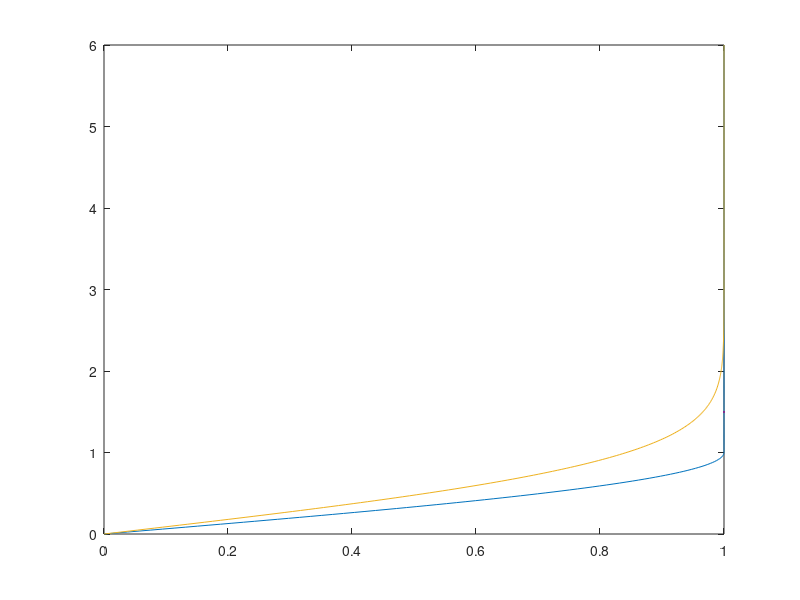

Recreate this plot in MATLAB. (Note: this script raises an error after producing the figure.)
%% 1
clc
clear
close all

lunghezza = 1.1;
profondita = 0.75;
viscositaCinematica = 1.5*10^-5;
densita = 1.25;
velocita = 5;

re = velocita*lunghezza/viscositaCinematica;

if re > 5*10^5
    disp("NON TUTTO LAMINARE")
else
    disp("TUTTO LAMINARE")
end


spessoreStratoLimite = 5*lunghezza/sqrt(re)
reX = @(x) velocita*x./viscositaCinematica;
cf = @(x) 0.664./sqrt(reX(x));
cf023 = cf(0.23)

% drag = 1/2 * densita * u^2 * cf
% moltiplico per 2 perché drag c'è sia sopra che sotto
resistenzaTotale = integral(@(x) 1/2 * densita * velocita^2 * cf(x)*profondita, 0, lunghezza)*2

resistenzaTotaleMetodo2 = 2*0.664*profondita*sqrt(densita^2*viscositaCinematica*lunghezza*velocita^3)
%% 2
clc
clear
close all

lunghezza = 2.45;
profondita = 2.15;
viscositaCinematica = 1.5*10^-5; %ni
densita = 1.25;
uInf = 3.6;


reXCritico = 5*10^5;

% Rex = uInf*x/viscositaCinematica
xCritico = reXCritico * viscositaCinematica/uInf
if xCritico < lunghezza
    disp("NON TUTTO LAMINARE")
else
    disp("TUTTO LAMINARE")
end

tauWall = @(x) 0.332 * viscositaCinematica*densita * uInf * sqrt(uInf./(viscositaCinematica.*x));
tauWallCritico = tauWall(xCritico)

cf = integral(@(x) tauWall(x)./(1/2*densita*uInf^2), 0, xCritico)

D = cf*1/2*densita*uInf^2*2*profondita
DAltroMetodo = 2*0.664*profondita*sqrt(densita^2*viscositaCinematica*xCritico*uInf^3)

reX = @(x) uInf*x./viscositaCinematica;
spessoreStratoLimite = @(x) 5 * x./sqrt(reX(x));
spessoreMassimo = spessoreStratoLimite(xCritico);

eta = @(y) y ./ spessoreMassimo;
velocita = @(y) uInf .* ((2.*eta(y) - eta(y).^2).*(y <= spessoreMassimo));

portata = integral(@(y) densita.*velocita(y), 0, spessoreMassimo)



%% es 3
clc
clear
close all

eta = linspace(0, 6, 500)
u_UInf = sin(pi/2.*eta).*(eta <= 1) + 1.*(eta > 1)


deltaStar = trapz(eta, 1-u_UInf);
teta = trapz(eta, u_UInf.*(1-u_UInf));
H = deltaStar/teta

delta = sqrt(pi/teta)

deltaStarVero = deltaStar * delta
tetaVero = delta*teta
cf = sqrt(pi*teta)

% deltaStar = 1 - u/Uinf

plot(u_UInf, eta, LineWidth=1.5)



%% es 4
clc
clear

eta = linspace(0, 6, 500)
u_UInf = erf(eta)

deltaStar = trapz(eta, 1-u_UInf);
teta = trapz(eta, u_UInf.*(1-u_UInf));
H = deltaStar/teta


hold on
plot(u_UInf, eta, LineWidth=1.5)


%% blasius

viscositaCinematica = 1.5*10^-6; % ni
y = 1000;
f0 = [0,0,1]; 

maxEta = 6;
etaSpan = [0, maxEta];

[eta, f, fPrimo, fSecondo] = bvpSolveBlasius(etaSpan, f0);


plot(fPrimo, eta, LineWidth=1.5)

legend("Sinuisoidale", "Funzione Errori", "Blasius")

